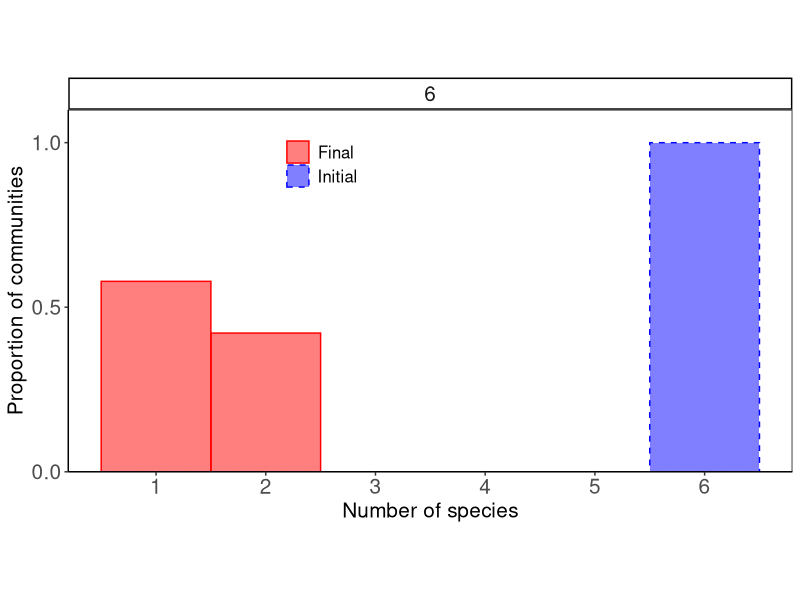
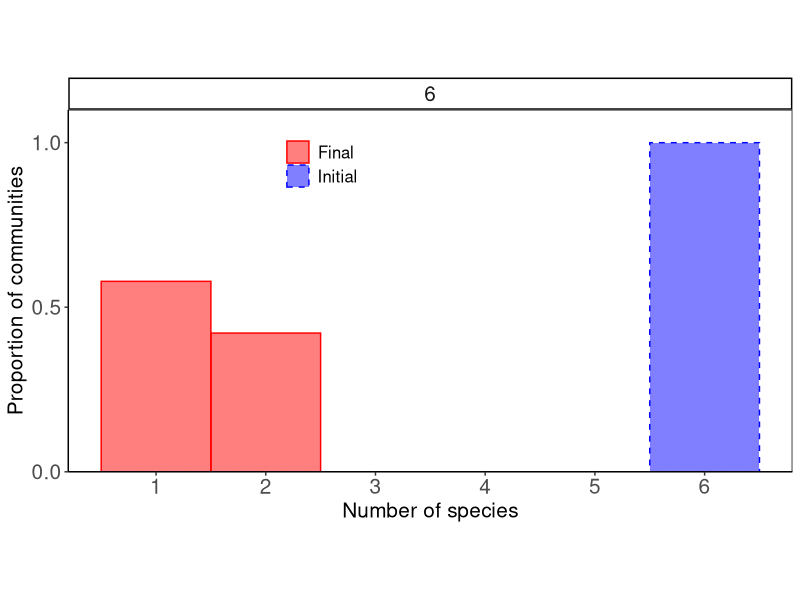

Source code (R) for these figures, in order:
library(tidyverse)

data = read_csv('../data/results.csv')
dn_sim = round(max(data$n_sim), digits = -2) # number of simulations per inital richness

# Remove non-convergent data (need to filter on n_p_f, rather than n_p)
# Hopefully we can deal with these cases in the simulation code and eventually
# remove this line
data = data %>% filter(n_p_f != -1)

# Reshape data for easier ggplotting
data = data %>% 
  mutate(n_p_s = n_p) %>%
  pivot_longer(cols = c(n_p_s, n_p_f),
               names_to = "type",
               values_to = "num_species")

data %>% ggplot(aes(x = num_species,
                    after_stat(density),
                    fill = type,
                    color = type,
                    linetype = type)) + 
  geom_histogram(position = "identity",
                 alpha = 0.5,
                 binwidth = 1) +
  facet_wrap(.~n_p, scales = "free") + 
  theme_classic() + 
  theme(axis.title = element_text(size = 15),
         axis.text = element_text(size = 15),
         strip.text = element_text(size = 15),
         legend.title = element_blank(),
         legend.position = c(0.35, 0.85),
         legend.text = element_text(size = 12, hjust = 0.1),
         panel.background = element_blank(), 
         panel.border = element_rect(color = 'black', fill = NA), 
         aspect.ratio = 0.5) + 
  scale_fill_manual(values = c('red', 'blue'),
                    labels = c('Final', 'Initial')) + 
  scale_color_manual(values = c('red', 'blue'),
                     labels = c('Final', 'Initial'))+
  scale_linetype_manual(values = c('solid', 'dashed'),
                        labels = c('Final', 'Initial'))+
  scale_x_continuous(breaks = seq(1:max(data$num_species)),
                     limits = c(0.5, max(data$num_species) + 0.5)) +
  scale_y_continuous(breaks = c(0, 0.5, 1),
                     expand = expansion(mult = c(0, 0.1))) + 
  xlab("Number of species") + 
  ylab("Proportion of communities")

ggsave('../sandbox/histogram_collapse.pdf')